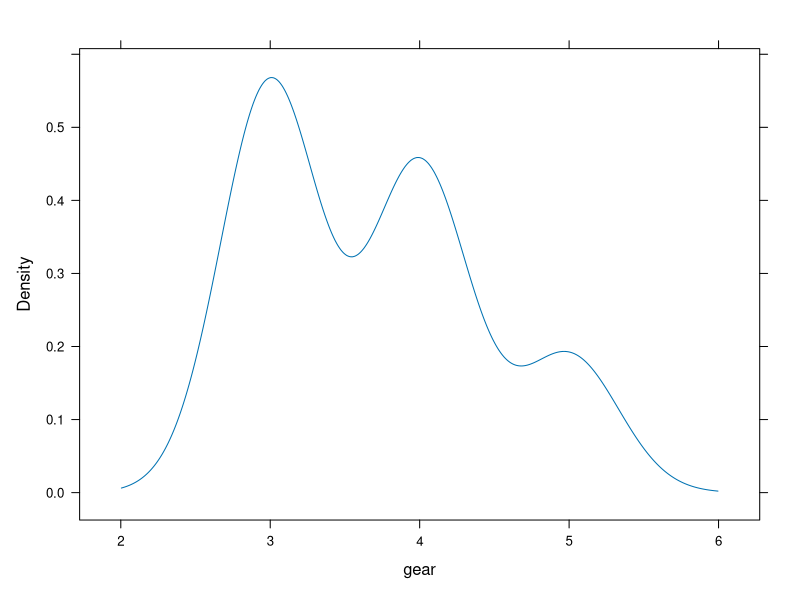

Recreate this plot in R.
library(lattice)


input <- mtcars[,c('wt','mpg','hp','gear')]

densityplot(~ gear,
            data = input,
            plot.points = FALSE)
